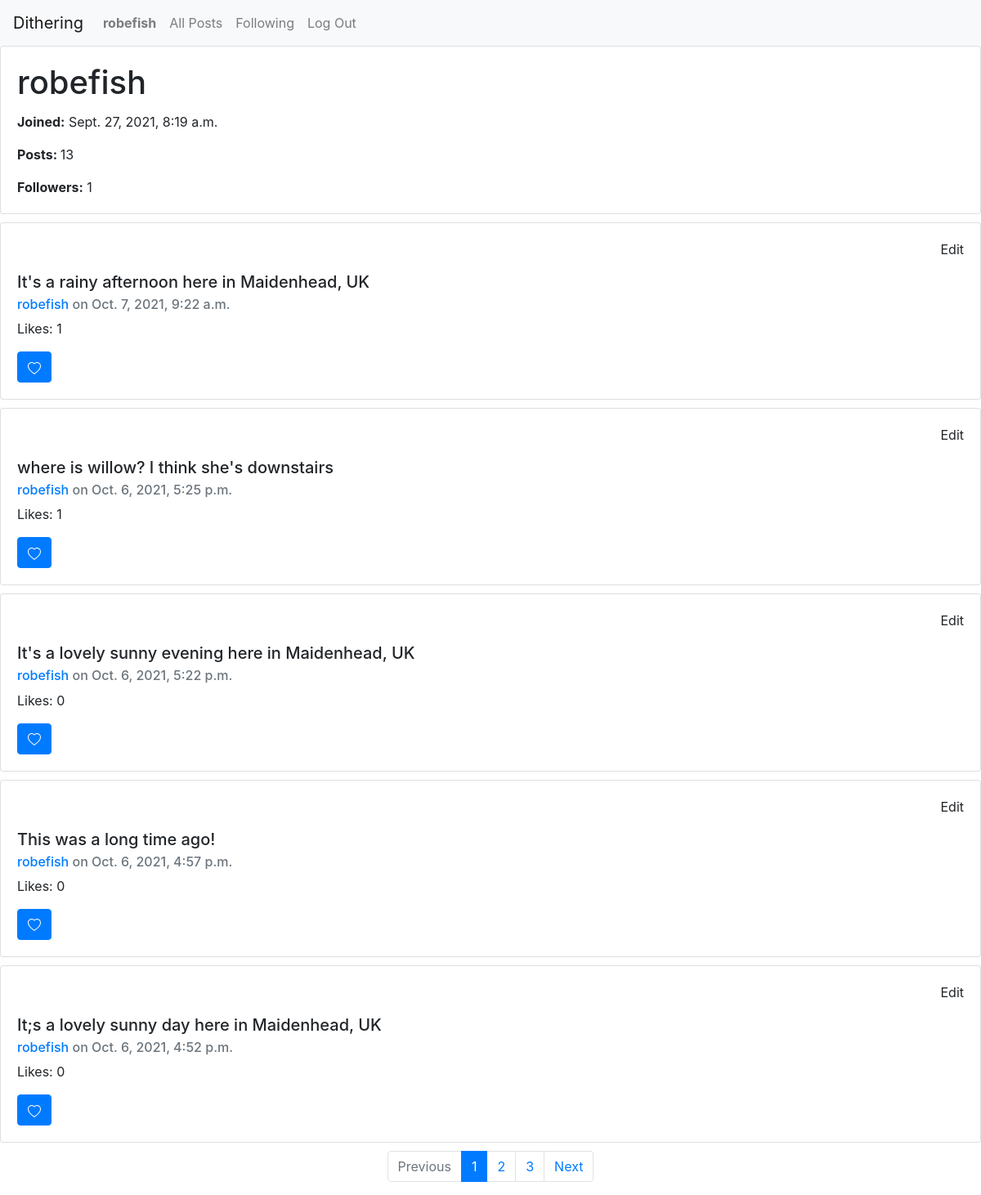
The page /profile/robefish (signed in) on the database its author committed.
### network/models.py (models this page shows, shortened)
class User(AbstractUser):
    pass

class Posts (models.Model):
    user = models.ForeignKey(User, on_delete=models.CASCADE, related_name="user")
    post = models.CharField(max_length=1000, blank = False, null = False)
    datetime = models.DateTimeField(default=timezone.now)
    likes = models.ManyToManyField(User, related_name="likes", blank = True, null = True)
    likecount = models.CharField(default=0, max_length=1000, blank = False, null = False)
    class Meta:
        ordering = ['datetime']

### network/views.py (the view)
# urls.py: path("profile/<str:profile>", views.profile, name="profile"),
def profile (request, profile):
    UserToFollow = User.objects.get(username=profile)
    UserToFollowPosts = Posts.objects.filter(user=UserToFollow.id).order_by('datetime').reverse()
    UserToFollowPostsCount = UserToFollowPosts.all().count()
    followaction = GetFollowStatus (request, UserToFollow)[1]
    followstatus = GetFollowStatus (request, UserToFollow)[0]
    EligibleToFollow = GetFollowStatus (request, UserToFollow)[2]
    FollowerCount = Profile.objects.get(user=UserToFollow.id).followers.all().count()
    posts = getpagination (request, UserToFollowPosts)[0]
    pagination = getpagination (request, UserToFollowPosts)[1]
    return render(request, "network/profile.html", {
        "profile" : UserToFollow,
        "posts" : posts,
        "pagination" : pagination,
        "followaction" : followaction,
        "followercount" : FollowerCount,
        "followstatus" : followstatus,
        "postcount" : UserToFollowPostsCount,
        "EligibleToFollow" : EligibleToFollow,
        "PostForm" : PostForm
    })

### network/views.py (called while the page is built)
def GetFollowStatus (request, UserToFollow):
    try:
        UserFollowing = User.objects.get(username = request.user)
        if UserToFollow.id != UserFollowing.id:
            EligibleToFollow = True
        else:
            EligibleToFollow = False
        try:
            Profile.objects.get(user=UserToFollow.id).followers.get(id=UserFollowing.id)
            followstatus= "true"
            followaction = "Unfollow"
        except:
            followstatus= "false"
            followaction = "Follow"
    except:
            followstatus = "User Not Signed-in"
            followaction = "User Not Signed-in"
            EligibleToFollow = False
            UserFollowing = "User Not Signed-in"
    return  followstatus, followaction, EligibleToFollow, UserFollowing

def getpagination (request, data):
    resultsperpage = 5
    pagination = []
    for i in Paginator(data,resultsperpage).page_range:
        pagination.append(i)
        try:
            page_number = request.GET.get('page')
            posts = Paginator(data, resultsperpage).page(page_number)
        except:
            posts = Paginator(data, resultsperpage).page(1)
    return [posts, pagination]

### network/templates/network/profile.html (shortened to what this page needs)
{% extends "network/layout.html" %}
{% block body %}
<div class="card">
    <div class="card-body">
      <h1 class="card-title" id="profile-name">{{profile.username}}</h1>
      <p class="card-text"><strong>Joined:</strong> {{profile.date_joined}}</p>
      <p><strong>Posts: </strong>{{postcount}}</p>
      <p class="card-text"><strong>Followers:</strong> <span id="followers">{{followercount}}</span></p>
    </div>
</div>
 <div class="flex-container">
    {% for post in posts %}
    <div class="card" style="margin-top:10px; margin-bottom:10px">
        <div class="card-body">
            {% if post.user.id == user.id %}
            <p class="card-text" data-post="{{post.id}}" id="edit-{{post.id}}"style="text-align:right;">Edit</p>
        {% endif %}
        <h5 class="card-title" data-postbody="{{post.id}}" id="postbody-{{post.id}}">{{post.post}}</h5>
        <h6 class="card-subtitle mb-2 text-muted"><a href="{% url 'profile' post.user %}">{{post.user}}</a> on <span id="postdate-{{post.id}}">{{post.datetime}}</span></h6>
        <p class="card-text">Likes: <span id="likecount-{{post.id}}">{{post.likecount}}<span></p>
        {% if user.is_authenticated %}
            <button type="button" data-post="{{post.id}}" id="likebutton-{{post.id}}" buttondata-status="{{post.likestatus}}"  class="btn btn-primary">
                  <svg xmlns="http://www.w3.org/2000/svg" width="16" height="16" fill="currentColor" class="bi bi-heart" id="heartunlike-{{post.id}}" viewBox="0 0 16 16">
                    <path d="m8 2.748-.717-.737C5.6.281 2.514.878 1.4 3.053c-.523 1.023-.641 2.5.314 4.385.92 1.815 2.834 3.989 6.286 6.357 3.452-2.368 5.365-4.542 6.286-6.357.955-1.886.838-3.362.314-4.385C13.486.878 10.4.28 8.717 2.01L8 2.748zM8 15C-7.333 4.868 3.279-3.04 7.824 1.143c.06.055.119.112.176.171a3.12 3.12 0 0 1 .176-.17C12.72-3.042 23.333 4.867 8 15z"/>
                  </svg>
            </button>
        {% endif %}
        </div>
      </div>
      {% empty %}
      <div class="card-body">
        <blockquote class="blockquote mb-0">
          <p>There are no posts. Be the first :)</p>
         </blockquote>
      </div>
      {% endfor %}
    </div>
 {% if posts.paginator.num_pages > 1 %}
     <nav aria-label="Posts pagination">
        <ul class="pagination justify-content-center">
            {% if posts.has_previous %}
                <li class="page-item">
                    <a class="page-link" href="?page={{posts.previous_page_number}}" tabindex="-1" aria-disabled="true">Previous</a>
                </li>
            {% else %}
                <li class="page-item disabled">
                    <a class="page-link" href="" tabindex="-1" aria-disabled="true">Previous</a>
                </li>
            {% endif %}
          {% for page in pagination %}
            {% if posts.number == page %}
                <li class="page-item active">
                    <a class="page-link" href="#">{{page}} <span class="sr-only">(current)</span></a>
                  </li>
                {% else %}
                <li class="page-item"><a class="page-link" href="?page={{page}}">{{page}}</a></li>
            {% endif %}
          {% endfor %}
          {% if posts.has_next %}
                <li class="page-item">
                    <a class="page-link" href="?page={{posts.next_page_number}}" tabindex="-1" aria-disabled="true">Next</a>
                </li>
            {% else %}
                <li class="page-item disabled">
                    <a class="page-link" href="" tabindex="-1" aria-disabled="true">Next</a>
                </li>
            {% endif %}
        </ul>
      </nav>
 {% endif %}
{% endblock %}

### network/templates/network/layout.html (shortened to what this page needs)
{% load static %}
<!DOCTYPE html>
<html lang="en">
    <head>
        <link rel="stylesheet" href="https://stackpath.bootstrapcdn.com/bootstrap/4.4.1/css/bootstrap.min.css">
        <link href="{% static 'network/styles.css' %}" rel="stylesheet">
    </head>
    <body>
        <nav class="navbar navbar-expand-lg navbar-light bg-light">
            <a class="navbar-brand" href="#">Dithering</a>
            <div>
              <ul class="navbar-nav mr-auto">
                {% if user.is_authenticated %}
                    <li class="nav-item">
                        <a class="nav-link" href="/profile/{{user.username}}"><strong id="user-name">{{ user.username }}</strong></a>
                    </li>
                {% endif %}
                <li class="nav-item">
                  <a class="nav-link" href="{% url 'allposts' %}">All Posts</a>
                </li>
                {% if user.is_authenticated %}
                    <li class="nav-item">
                        <a class="nav-link" href="{% url 'following' %}">Following</a>
                    </li>
                    <li class="nav-item">
                        <a class="nav-link" href="{% url 'logout' %}">Log Out</a>
                    </li>
                {% endif %}
              </ul>
            </div>
          </nav>
        <div class="body">
            {% block body %}
            {% endblock %}
        </div>
    </body>
</html>

### network/static/network/styles.css (style rules this page uses)
[id^=likebutton] > svg { animation-name: fade; animation-duration: 2s; animation-fill-mode: forwards; }

### rows shown on the page
User: username "robefish", date_joined "Sept. 27, 2021, 8:19 a.m."
Posts: post "It's a rainy afternoon here in Maidenhead, UK", user "robefish", datetime "Oct. 7, 2021, 9:22 a.m.", likecount "1"
Posts: post "where is willow? I think she's downstairs", user "robefish", datetime "Oct. 6, 2021, 5:25 p.m.", likecount "1"
Posts: post "It's a lovely sunny evening here in Maidenhead, UK", user "robefish", datetime "Oct. 6, 2021, 5:22 p.m.", likecount "0"
Posts: post "This was a long time ago!", user "robefish", datetime "Oct. 6, 2021, 4:57 p.m.", likecount "0"
Posts: post "It;s a lovely sunny day here in Maidenhead, UK", user "robefish", datetime "Oct. 6, 2021, 4:52 p.m.", likecount "0"

### other values the page prints
{{ postcount }} "13"
{{ followercount }} "1"
{{ page }} "1"
{{ page }} "2" "3"
